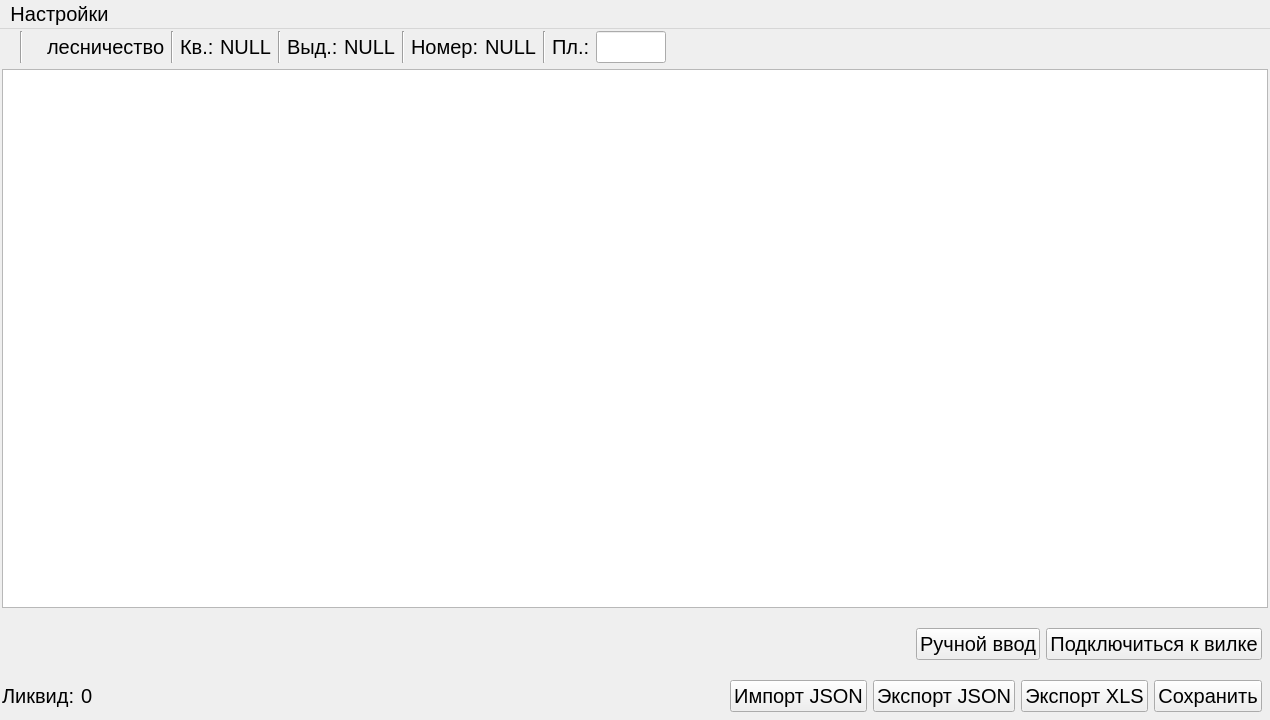
<?xml version="1.0" encoding="UTF-8"?>
<ui version="4.0">
 <class>MainWindow</class>
 <widget class="QMainWindow" name="MainWindow">
  <property name="geometry">
   <rect>
    <x>0</x>
    <y>0</y>
    <width>1270</width>
    <height>720</height>
   </rect>
  </property>
  <property name="font">
   <font>
    <pointsize>15</pointsize>
   </font>
  </property>
  <property name="windowTitle">
   <string>ПО &quot;Пробы&quot;. Перечёт деревьев</string>
  </property>
  <property name="styleSheet">
   <string notr="true"/>
  </property>
  <widget class="QWidget" name="centralwidget">
   <layout class="QVBoxLayout" name="verticalLayout">
    <property name="leftMargin">
     <number>2</number>
    </property>
    <property name="topMargin">
     <number>2</number>
    </property>
    <property name="rightMargin">
     <number>2</number>
    </property>
    <property name="bottomMargin">
     <number>2</number>
    </property>
    <item>
     <layout class="QHBoxLayout" name="horizontalLayout_4">
      <item>
       <widget class="QLabel" name="label_4">
        <property name="text">
         <string/>
        </property>
       </widget>
      </item>
      <item>
       <widget class="Line" name="line">
        <property name="orientation">
         <enum>Qt::Vertical</enum>
        </property>
       </widget>
      </item>
      <item>
       <widget class="QLabel" name="label_6">
        <property name="text">
         <string/>
        </property>
       </widget>
      </item>
      <item>
       <widget class="QLabel" name="label_3">
        <property name="text">
         <string>лесничество</string>
        </property>
       </widget>
      </item>
      <item>
       <widget class="Line" name="line_2">
        <property name="orientation">
         <enum>Qt::Vertical</enum>
        </property>
       </widget>
      </item>
      <item>
       <widget class="QLabel" name="label">
        <property name="text">
         <string>Кв.:</string>
        </property>
       </widget>
      </item>
      <item>
       <widget class="QLabel" name="label_7">
        <property name="text">
         <string>NULL</string>
        </property>
       </widget>
      </item>
      <item>
       <widget class="Line" name="line_4">
        <property name="orientation">
         <enum>Qt::Vertical</enum>
        </property>
       </widget>
      </item>
      <item>
       <widget class="QLabel" name="label_2">
        <property name="text">
         <string>Выд.:</string>
        </property>
       </widget>
      </item>
      <item>
       <widget class="QLabel" name="label_8">
        <property name="text">
         <string>NULL</string>
        </property>
       </widget>
      </item>
      <item>
       <widget class="Line" name="line_3">
        <property name="orientation">
         <enum>Qt::Vertical</enum>
        </property>
       </widget>
      </item>
      <item>
       <widget class="QLabel" name="label_11">
        <property name="text">
         <string>Номер:</string>
        </property>
       </widget>
      </item>
      <item>
       <widget class="QLabel" name="label_12">
        <property name="text">
         <string>NULL</string>
        </property>
       </widget>
      </item>
      <item>
       <widget class="Line" name="line_5">
        <property name="orientation">
         <enum>Qt::Vertical</enum>
        </property>
       </widget>
      </item>
      <item>
       <widget class="QLabel" name="label_9">
        <property name="text">
         <string>Пл.:</string>
        </property>
       </widget>
      </item>
      <item>
       <widget class="QLineEdit" name="lineEdit">
        <property name="maximumSize">
         <size>
          <width>70</width>
          <height>16777215</height>
         </size>
        </property>
        <property name="focusPolicy">
         <enum>Qt::WheelFocus</enum>
        </property>
        <property name="inputMask">
         <string/>
        </property>
        <property name="text">
         <string/>
        </property>
        <property name="placeholderText">
         <string/>
        </property>
       </widget>
      </item>
      <item>
       <spacer name="horizontalSpacer_3">
        <property name="orientation">
         <enum>Qt::Horizontal</enum>
        </property>
        <property name="sizeHint" stdset="0">
         <size>
          <width>40</width>
          <height>20</height>
         </size>
        </property>
       </spacer>
      </item>
     </layout>
    </item>
    <item>
     <widget class="QTableWidget" name="tableWidget">
      <property name="font">
       <font>
        <pointsize>14</pointsize>
       </font>
      </property>
      <property name="horizontalScrollBarPolicy">
       <enum>Qt::ScrollBarAsNeeded</enum>
      </property>
      <attribute name="horizontalHeaderVisible">
       <bool>false</bool>
      </attribute>
      <attribute name="horizontalHeaderDefaultSectionSize">
       <number>25</number>
      </attribute>
      <attribute name="horizontalHeaderMinimumSectionSize">
       <number>20</number>
      </attribute>
      <attribute name="verticalHeaderVisible">
       <bool>true</bool>
      </attribute>
      <attribute name="verticalHeaderDefaultSectionSize">
       <number>15</number>
      </attribute>
      <attribute name="verticalHeaderMinimumSectionSize">
       <number>15</number>
      </attribute>
     </widget>
    </item>
    <item>
     <layout class="QHBoxLayout" name="horizontalLayout_3">
      <property name="rightMargin">
       <number>6</number>
      </property>
      <item>
       <layout class="QHBoxLayout" name="horizontalLayout_2">
        <property name="leftMargin">
         <number>6</number>
        </property>
        <item>
         <widget class="QPushButton" name="pushButton_5">
          <property name="minimumSize">
           <size>
            <width>60</width>
            <height>60</height>
           </size>
          </property>
          <property name="maximumSize">
           <size>
            <width>60</width>
            <height>60</height>
           </size>
          </property>
          <property name="styleSheet">
           <string notr="true"/>
          </property>
          <property name="text">
           <string/>
          </property>
          <property name="default">
           <bool>false</bool>
          </property>
          <property name="flat">
           <bool>true</bool>
          </property>
         </widget>
        </item>
        <item>
         <widget class="QPushButton" name="pushButton_4">
          <property name="minimumSize">
           <size>
            <width>60</width>
            <height>60</height>
           </size>
          </property>
          <property name="maximumSize">
           <size>
            <width>60</width>
            <height>60</height>
           </size>
          </property>
          <property name="text">
           <string/>
          </property>
          <property name="autoDefault">
           <bool>false</bool>
          </property>
          <property name="default">
           <bool>false</bool>
          </property>
          <property name="flat">
           <bool>true</bool>
          </property>
         </widget>
        </item>
       </layout>
      </item>
      <item>
       <spacer name="horizontalSpacer_2">
        <property name="orientation">
         <enum>Qt::Horizontal</enum>
        </property>
        <property name="sizeHint" stdset="0">
         <size>
          <width>40</width>
          <height>20</height>
         </size>
        </property>
       </spacer>
      </item>
      <item alignment="Qt::AlignLeft">
       <widget class="QPushButton" name="pushButton_3">
        <property name="text">
         <string>Ручной ввод</string>
        </property>
       </widget>
      </item>
      <item alignment="Qt::AlignRight">
       <widget class="QPushButton" name="pushButton_2">
        <property name="text">
         <string>Подключиться к вилке</string>
        </property>
       </widget>
      </item>
     </layout>
    </item>
    <item>
     <layout class="QHBoxLayout" name="horizontalLayout">
      <property name="rightMargin">
       <number>6</number>
      </property>
      <property name="bottomMargin">
       <number>6</number>
      </property>
      <item>
       <widget class="QLabel" name="label_10">
        <property name="text">
         <string>Ликвид:</string>
        </property>
       </widget>
      </item>
      <item>
       <widget class="QLabel" name="label_5">
        <property name="text">
         <string>0</string>
        </property>
       </widget>
      </item>
      <item>
       <spacer name="horizontalSpacer">
        <property name="orientation">
         <enum>Qt::Horizontal</enum>
        </property>
        <property name="sizeHint" stdset="0">
         <size>
          <width>40</width>
          <height>20</height>
         </size>
        </property>
       </spacer>
      </item>
      <item>
       <widget class="QPushButton" name="pushButton_7">
        <property name="text">
         <string>Импорт JSON</string>
        </property>
       </widget>
      </item>
      <item>
       <widget class="QPushButton" name="pushButton_6">
        <property name="text">
         <string>Экспорт JSON</string>
        </property>
       </widget>
      </item>
      <item>
       <widget class="QPushButton" name="pushButton_8">
        <property name="text">
         <string>Экспорт XLS</string>
        </property>
       </widget>
      </item>
      <item alignment="Qt::AlignRight">
       <widget class="QPushButton" name="pushButton">
        <property name="text">
         <string>Сохранить</string>
        </property>
       </widget>
      </item>
     </layout>
    </item>
   </layout>
  </widget>
  <widget class="QMenuBar" name="menubar">
   <property name="geometry">
    <rect>
     <x>0</x>
     <y>0</y>
     <width>1270</width>
     <height>34</height>
    </rect>
   </property>
   <property name="sizePolicy">
    <sizepolicy hsizetype="Preferred" vsizetype="Minimum">
     <horstretch>0</horstretch>
     <verstretch>0</verstretch>
    </sizepolicy>
   </property>
   <property name="font">
    <font>
     <pointsize>15</pointsize>
     <weight>50</weight>
     <bold>false</bold>
    </font>
   </property>
   <property name="defaultUp">
    <bool>false</bool>
   </property>
   <widget class="QMenu" name="menu">
    <property name="geometry">
     <rect>
      <x>281</x>
      <y>197</y>
      <width>274</width>
      <height>134</height>
     </rect>
    </property>
    <property name="minimumSize">
     <size>
      <width>0</width>
      <height>0</height>
     </size>
    </property>
    <property name="font">
     <font>
      <pointsize>15</pointsize>
     </font>
    </property>
    <property name="title">
     <string>Настройки</string>
    </property>
    <addaction name="action"/>
    <addaction name="action_2"/>
   </widget>
   <addaction name="menu"/>
  </widget>
  <action name="action">
   <property name="text">
    <string>Используемые породы</string>
   </property>
   <property name="font">
    <font>
     <pointsize>15</pointsize>
    </font>
   </property>
  </action>
  <action name="action_2">
   <property name="text">
    <string>Мерная вилка</string>
   </property>
   <property name="font">
    <font>
     <pointsize>15</pointsize>
    </font>
   </property>
  </action>
 </widget>
 <resources/>
 <connections/>
</ui>
